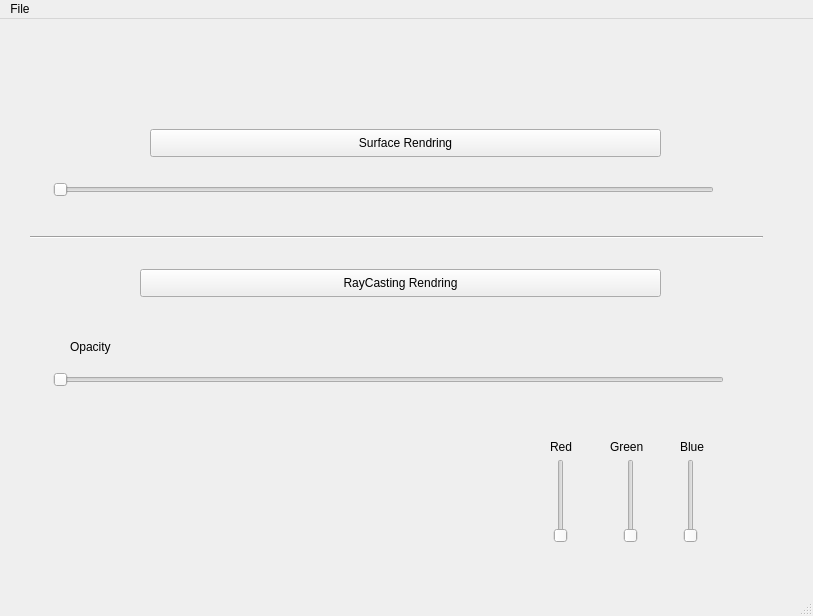
<?xml version="1.0" encoding="UTF-8"?>
<ui version="4.0">
 <class>MainWindow</class>
 <widget class="QMainWindow" name="MainWindow">
  <property name="geometry">
   <rect>
    <x>0</x>
    <y>0</y>
    <width>813</width>
    <height>616</height>
   </rect>
  </property>
  <property name="windowTitle">
   <string>MainWindow</string>
  </property>
  <widget class="QWidget" name="centralwidget">
   <widget class="QSlider" name="horizontalSlider">
    <property name="geometry">
     <rect>
      <x>53</x>
      <y>160</y>
      <width>661</width>
      <height>22</height>
     </rect>
    </property>
    <property name="orientation">
     <enum>Qt::Horizontal</enum>
    </property>
   </widget>
   <widget class="QPushButton" name="surfaceRendring">
    <property name="geometry">
     <rect>
      <x>150</x>
      <y>110</y>
      <width>511</width>
      <height>28</height>
     </rect>
    </property>
    <property name="text">
     <string>Surface Rendring</string>
    </property>
   </widget>
   <widget class="Line" name="line">
    <property name="geometry">
     <rect>
      <x>30</x>
      <y>210</y>
      <width>733</width>
      <height>16</height>
     </rect>
    </property>
    <property name="orientation">
     <enum>Qt::Horizontal</enum>
    </property>
   </widget>
   <widget class="QPushButton" name="raycasting">
    <property name="geometry">
     <rect>
      <x>140</x>
      <y>250</y>
      <width>521</width>
      <height>28</height>
     </rect>
    </property>
    <property name="text">
     <string>RayCasting Rendring</string>
    </property>
   </widget>
   <widget class="QSlider" name="horizontalSlider_2">
    <property name="geometry">
     <rect>
      <x>53</x>
      <y>350</y>
      <width>671</width>
      <height>22</height>
     </rect>
    </property>
    <property name="orientation">
     <enum>Qt::Horizontal</enum>
    </property>
   </widget>
   <widget class="QSlider" name="green">
    <property name="geometry">
     <rect>
      <x>620</x>
      <y>440</y>
      <width>22</width>
      <height>84</height>
     </rect>
    </property>
    <property name="orientation">
     <enum>Qt::Vertical</enum>
    </property>
   </widget>
   <widget class="QSlider" name="blue">
    <property name="geometry">
     <rect>
      <x>680</x>
      <y>440</y>
      <width>22</width>
      <height>84</height>
     </rect>
    </property>
    <property name="orientation">
     <enum>Qt::Vertical</enum>
    </property>
   </widget>
   <widget class="QSlider" name="Red">
    <property name="geometry">
     <rect>
      <x>550</x>
      <y>440</y>
      <width>22</width>
      <height>84</height>
     </rect>
    </property>
    <property name="orientation">
     <enum>Qt::Vertical</enum>
    </property>
   </widget>
   <widget class="QLabel" name="label">
    <property name="geometry">
     <rect>
      <x>70</x>
      <y>320</y>
      <width>55</width>
      <height>16</height>
     </rect>
    </property>
    <property name="text">
     <string>Opacity</string>
    </property>
   </widget>
   <widget class="QLabel" name="label_2">
    <property name="geometry">
     <rect>
      <x>550</x>
      <y>420</y>
      <width>55</width>
      <height>16</height>
     </rect>
    </property>
    <property name="text">
     <string>Red</string>
    </property>
   </widget>
   <widget class="QLabel" name="label_3">
    <property name="geometry">
     <rect>
      <x>610</x>
      <y>420</y>
      <width>55</width>
      <height>16</height>
     </rect>
    </property>
    <property name="text">
     <string>Green</string>
    </property>
   </widget>
   <widget class="QLabel" name="label_4">
    <property name="geometry">
     <rect>
      <x>680</x>
      <y>420</y>
      <width>55</width>
      <height>16</height>
     </rect>
    </property>
    <property name="text">
     <string>Blue</string>
    </property>
   </widget>
  </widget>
  <widget class="QMenuBar" name="menubar">
   <property name="geometry">
    <rect>
     <x>0</x>
     <y>0</y>
     <width>813</width>
     <height>26</height>
    </rect>
   </property>
   <widget class="QMenu" name="menuopen_DICOM">
    <property name="title">
     <string>File</string>
    </property>
    <addaction name="open_DICOM"/>
   </widget>
   <addaction name="menuopen_DICOM"/>
  </widget>
  <widget class="QStatusBar" name="statusbar"/>
  <action name="open_DICOM">
   <property name="text">
    <string>open DICOM</string>
   </property>
  </action>
 </widget>
 <resources/>
 <connections/>
</ui>
